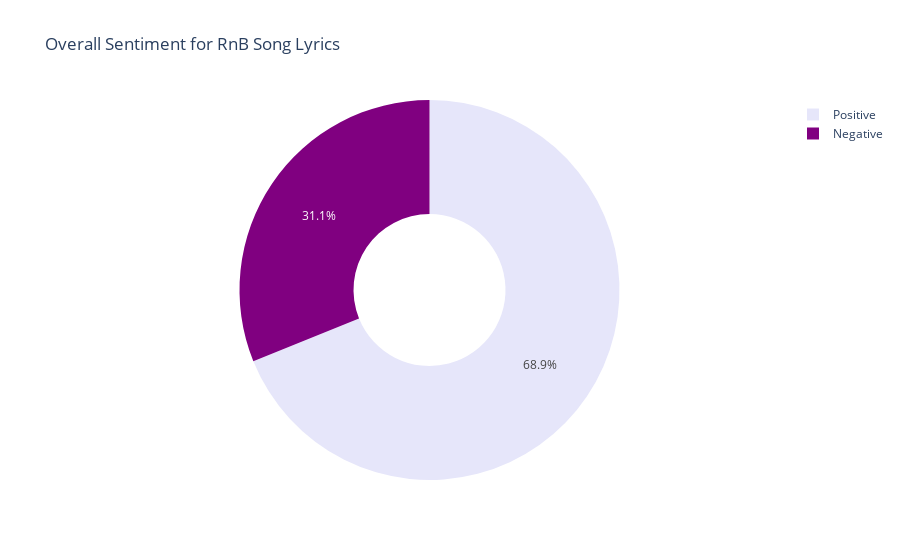

The notebook cell saved with this chart:
### Markdown cell above
### Analyzing Sentiments Results

The sentiment of the lyrics

### Code cell
import plotly.express as px
# Plot overall sentiment scores for genre

positives = result_lyrics_df['lyrics_sent'].loc[result_lyrics_df['lyrics_sent'] == 1 ].count()
negatives = result_lyrics_df['lyrics_sent'].loc[result_lyrics_df['lyrics_sent'] == -1 ].count()
index_names = ['Positive', 'Negative']

lyrics_sentiment = pd.DataFrame([positives,negatives], columns = ['Count'])
lyrics_sentiment.index = index_names

rnb_sentiment_pie = px.pie(
    lyrics_sentiment, 
    values = 'Count', 
    names=index_names, 
    hole = 0.4, 
    color_discrete_sequence=["lavender", "purple"], 
    width=500, 
    title='Overall Sentiment for RnB Song Lyrics'
    )  
rnb_sentiment_pie

### Figure 1 — Plotly figure (JSON) as saved in the notebook; plotly's stock layout.template omitted (floating-point values rounded to 4 significant figures)
{"data": [{"domain": {"x": [0, 1], "y": [0, 1]}, "hole": 0.4, "hovertemplate": "label=%{label}<br>Count=%{value}<extra></extra>", "labels": ["Positive", "Negative"], "legendgroup": "", "name": "", "showlegend": true, "type": "pie", "values": [31, 14]}], "layout": {"autosize": true, "legend": {"tracegroupgap": 0}, "piecolorway": ["lavender", "purple"], "title": {"text": "Overall Sentiment for RnB Song Lyrics"}}}
